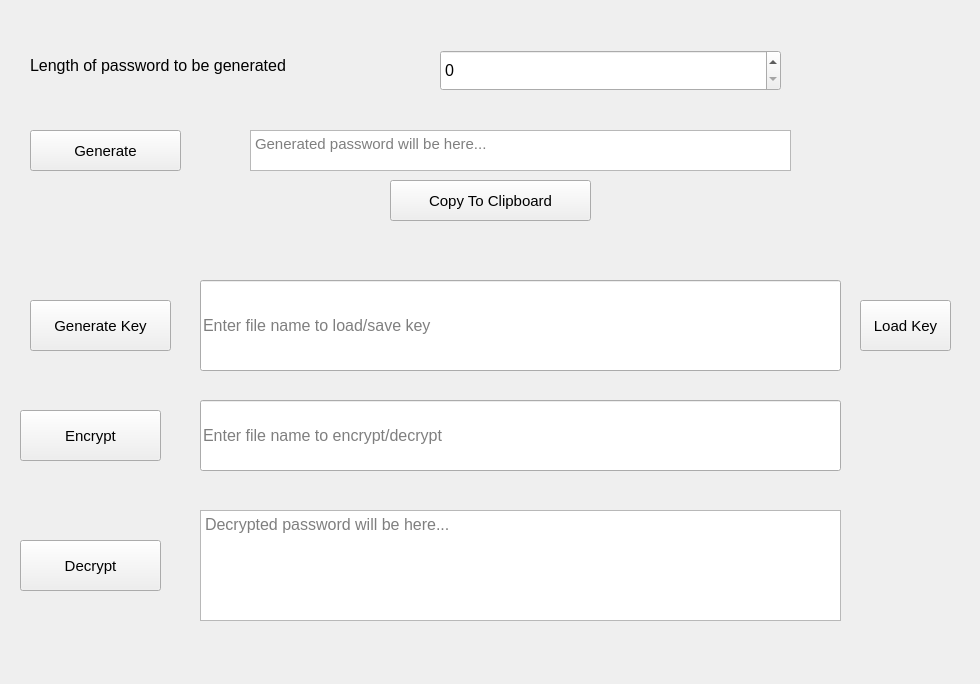
<?xml version="1.0" encoding="UTF-8"?>
<ui version="4.0">
 <class>MainWindow</class>
 <widget class="QMainWindow" name="MainWindow">
  <property name="geometry">
   <rect>
    <x>0</x>
    <y>0</y>
    <width>980</width>
    <height>684</height>
   </rect>
  </property>
  <property name="windowTitle">
   <string>MainWindow</string>
  </property>
  <widget class="QWidget" name="centralwidget">
   <widget class="QSpinBox" name="spinBox">
    <property name="geometry">
     <rect>
      <x>440</x>
      <y>50</y>
      <width>341</width>
      <height>41</height>
     </rect>
    </property>
    <property name="font">
     <font>
      <pointsize>12</pointsize>
     </font>
    </property>
   </widget>
   <widget class="QTextBrowser" name="textBrowser">
    <property name="geometry">
     <rect>
      <x>250</x>
      <y>130</y>
      <width>541</width>
      <height>41</height>
     </rect>
    </property>
    <property name="font">
     <font>
      <pointsize>11</pointsize>
     </font>
    </property>
    <property name="placeholderText">
     <string>Generated password will be here...</string>
    </property>
   </widget>
   <widget class="QTextBrowser" name="textBrowser_2">
    <property name="geometry">
     <rect>
      <x>200</x>
      <y>510</y>
      <width>641</width>
      <height>111</height>
     </rect>
    </property>
    <property name="font">
     <font>
      <pointsize>12</pointsize>
     </font>
    </property>
    <property name="placeholderText">
     <string>Decrypted password will be here...</string>
    </property>
   </widget>
   <widget class="QLineEdit" name="lineEdit">
    <property name="geometry">
     <rect>
      <x>200</x>
      <y>280</y>
      <width>641</width>
      <height>91</height>
     </rect>
    </property>
    <property name="font">
     <font>
      <pointsize>12</pointsize>
     </font>
    </property>
    <property name="placeholderText">
     <string>Enter file name to load/save key</string>
    </property>
   </widget>
   <widget class="QLineEdit" name="lineEdit_2">
    <property name="geometry">
     <rect>
      <x>200</x>
      <y>400</y>
      <width>641</width>
      <height>71</height>
     </rect>
    </property>
    <property name="font">
     <font>
      <pointsize>12</pointsize>
     </font>
    </property>
    <property name="placeholderText">
     <string>Enter file name to encrypt/decrypt</string>
    </property>
   </widget>
   <widget class="QPushButton" name="pushButton">
    <property name="geometry">
     <rect>
      <x>30</x>
      <y>130</y>
      <width>151</width>
      <height>41</height>
     </rect>
    </property>
    <property name="font">
     <font>
      <pointsize>11</pointsize>
     </font>
    </property>
    <property name="text">
     <string>Generate</string>
    </property>
   </widget>
   <widget class="QPushButton" name="pushButton_2">
    <property name="geometry">
     <rect>
      <x>390</x>
      <y>180</y>
      <width>201</width>
      <height>41</height>
     </rect>
    </property>
    <property name="font">
     <font>
      <pointsize>11</pointsize>
     </font>
    </property>
    <property name="text">
     <string>Copy To Clipboard</string>
    </property>
   </widget>
   <widget class="QPushButton" name="pushButton_3">
    <property name="geometry">
     <rect>
      <x>30</x>
      <y>300</y>
      <width>141</width>
      <height>51</height>
     </rect>
    </property>
    <property name="font">
     <font>
      <pointsize>11</pointsize>
     </font>
    </property>
    <property name="text">
     <string>Generate Key</string>
    </property>
   </widget>
   <widget class="QPushButton" name="pushButton_4">
    <property name="geometry">
     <rect>
      <x>860</x>
      <y>300</y>
      <width>91</width>
      <height>51</height>
     </rect>
    </property>
    <property name="font">
     <font>
      <pointsize>11</pointsize>
     </font>
    </property>
    <property name="text">
     <string>Load Key</string>
    </property>
   </widget>
   <widget class="QPushButton" name="pushButton_5">
    <property name="geometry">
     <rect>
      <x>20</x>
      <y>410</y>
      <width>141</width>
      <height>51</height>
     </rect>
    </property>
    <property name="font">
     <font>
      <pointsize>11</pointsize>
     </font>
    </property>
    <property name="text">
     <string>Encrypt</string>
    </property>
   </widget>
   <widget class="QPushButton" name="pushButton_6">
    <property name="geometry">
     <rect>
      <x>20</x>
      <y>540</y>
      <width>141</width>
      <height>51</height>
     </rect>
    </property>
    <property name="font">
     <font>
      <pointsize>11</pointsize>
     </font>
    </property>
    <property name="text">
     <string>Decrypt</string>
    </property>
   </widget>
   <widget class="QLabel" name="label">
    <property name="geometry">
     <rect>
      <x>30</x>
      <y>50</y>
      <width>341</width>
      <height>31</height>
     </rect>
    </property>
    <property name="font">
     <font>
      <pointsize>12</pointsize>
     </font>
    </property>
    <property name="text">
     <string>Length of password to be generated</string>
    </property>
   </widget>
   <widget class="QLabel" name="label_2">
    <property name="geometry">
     <rect>
      <x>430</x>
      <y>240</y>
      <width>101</width>
      <height>21</height>
     </rect>
    </property>
    <property name="text">
     <string/>
    </property>
   </widget>
   <widget class="QLabel" name="label_3">
    <property name="geometry">
     <rect>
      <x>620</x>
      <y>250</y>
      <width>241</width>
      <height>21</height>
     </rect>
    </property>
    <property name="text">
     <string/>
    </property>
   </widget>
  </widget>
 </widget>
 <resources/>
 <connections/>
</ui>
